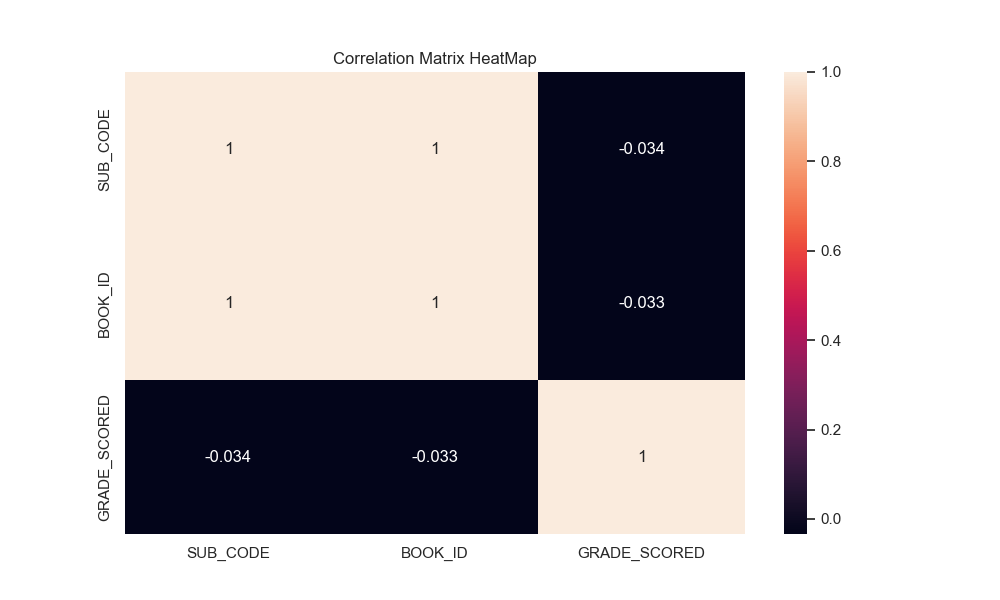

The script that drew this image:
"""
Program 12
-----------------------------------------------------------------------------------------------------------------------------------
Create a csv file called "books.csv" with synthesized dataset having the following columns: 
Student usn, semester-number, sub-code, subject name, book referred, book-id, grade scored.
   1. Read the csv file content into linked list for accessing them in python
   2. Extract only sem-number, sub-code, book-id and grade scored and store in another CSV file called "extracted-books.csv".
   3. Note: When you write into the "extracted-books.csv", file Convert grade code to number (Sgrade-9, A grade-8,etc) 
   and update into the file
   4. Analyse the coorelation between sem-number, sub-code, book-id and grade scored
      i. Convert the dataset in required format to perform the collaboration filtering over the dataset.
"""

import csv, random
from faker import Faker
from tqdm import tqdm
import pandas as pd
import seaborn as sns
import matplotlib.pyplot as plt
from sklearn.metrics.pairwise import cosine_similarity


class Node:
    def __init__(self, data):
        self.data = data
        self.next = None

class LinkedList:
    def __init__(self):
        self.head = None

    def append(self, data):
        new_node = Node(data)

        if self.head is None:
            self.head = new_node
            return
        else:
            cur_node = self.head
            while cur_node.next is not None:
                cur_node = cur_node.next

            cur_node.next = new_node


    def updateNode(self, val, index):
        current_node = self.head
        position = 0
        if position == index:
            current_node.data = val
        else:
            while(current_node != None and position != index):
                position = position+1
                current_node = current_node.next

            if current_node != None:
                current_node.data = val
            else:
                print("Index not present")


    def sizeOfLL(self):
        size = 0
        if self.head:
            current_node = self.head
            while current_node:
                size += 1
                current_node = current_node.next
            return size
        else:
            return 0

    def printLL(self):
        current_node = self.head
        while current_node:
            print(current_node.data)
            current_node = current_node.next


    def getLL(self, index):
        cur_node = self.head
        pos = 0
        if pos == index:
            return cur_node.data
        else:
            while cur_node != None and pos != index:
                pos += 1
                cur_node = cur_node.next

            if cur_node != None:
                return cur_node.data
            else:
                print("Index not present")


cse_subjects_books = {
    "Advanced Mathematics" : (1, ["Probability and Statistics", "Probability & Statistics with Reliability, Queuing and Computer Science Applications", "Linear Algebra with Applications", "Advanced Engineering Mathematics"]), 
    "ADBMS": (2, ["Fundamentals of Database Systems", "Database System Concepts", "NoSQL for Mere Mortals"]), 
    "RMI": (3, ["Engineering Research Methodology", "Research Methods for Engineers"]),
    "VR": (4, ["Virtual Reality", "Virtual and Augmented Reality (VR/AR)"]), 
    "AIML": (5, ["Artificial Intelligence - A Modern Approach", "Machine Learning"]), 
    "IoT": (6, ["Internet of Things", "Designing the Internet of Things, Wiley"]), 
}


def save_to_csv(filename: str, cols: list, data: list) -> None:
    with open(filename, 'w', newline='') as csvfile:
        writer = csv.writer(csvfile)
        writer.writerow(cols)
        writer.writerows(data)


def generate_books(filename: str, num_records: int) -> list:
    fake = Faker()

    book_ll = LinkedList()
    data = []
    for _ in tqdm(range(num_records)):
        sem = 1
        subject = random.choice(list(cse_subjects_books.keys()))
        sub_index, books = cse_subjects_books[subject]
        sub_code = f"MCS{sem}{sub_index}"
        usn = f"1MS23CS{fake.random_int(min=1, max=10000)}"

        book_ref = random.choice(books)
        book_id = f"BID{sub_index}{books.index(book_ref)+1}"

        grade = random.choice(["A", "B", "C", "D", "S"])

        book_ll.append([usn, sem, sub_code, subject, book_ref, book_id, grade])
        data.append([usn, sem, sub_code, subject, book_ref, book_id, grade])

    save_to_csv(filename, ['USN', 'SEM', 'SUB_CODE', 'SUBJECT_NAME', 'BOOK_REFERRED', "BOOK_ID", "GRADE_SCORED"], data)

    return book_ll

dataset_file = 'p12books.csv'
books_data_ll = generate_books(dataset_file, 1000)


extracted_books_ll = LinkedList()

extracted_data = []
for i in range(books_data_ll.sizeOfLL()):
    data = books_data_ll.getLL(i)
    sem = data[1]
    sub_code = data[2]
    book_id = data[-2]
    grade = 9 if data[-1] == "S" else (8 if data[-1] == "A" else (7 if data[-1] == "B" else (6 if data[-1] == "C" else 5)))

    extracted_books_ll.append([sem, sub_code, book_id, grade])

    extracted_data.append([sem, sub_code, book_id, grade])


save_to_csv("p12extracted-books.csv", ['SEM', 'SUB_CODE', "BOOK_ID", "GRADE_SCORED"], extracted_data)


corr_ls = []
for i in range(extracted_books_ll.sizeOfLL()):
    data = extracted_books_ll.getLL(i)

    sub_code = int(data[1][-1])
    book_id = int(data[2][-2:])

    corr_ls.append([data[0], sub_code, book_id, data[-1]])

save_to_csv("p12correlation-books.csv", ['SEM', 'SUB_CODE', "BOOK_ID", "GRADE_SCORED"], corr_ls)


corr_df = pd.read_csv("p12correlation-books.csv", index_col=0)

correlation = corr_df.corr()
sns.set(rc = {'figure.figsize':(10, 6)})
sns.heatmap(correlation, annot=True)
plt.title("Correlation Matrix HeatMap")
plt.show()


df = pd.read_csv("p12extracted-books.csv")

user_item_matrix = df.pivot_table(index='BOOK_ID', columns='SUB_CODE', values='GRADE_SCORED', fill_value=0)

item_similarity = cosine_similarity(user_item_matrix)

def recommend_books(book_id, user_item_matrix, item_similarity, top_n=5):
    similar_books = pd.Series(item_similarity[user_item_matrix.index == book_id][0], index=user_item_matrix.index)
    similar_books = similar_books.sort_values(ascending=False)
    similar_books = similar_books.drop(book_id)  
    return similar_books.head(top_n)

recommended_books = recommend_books('BID11', user_item_matrix, item_similarity)
print(recommended_books)
